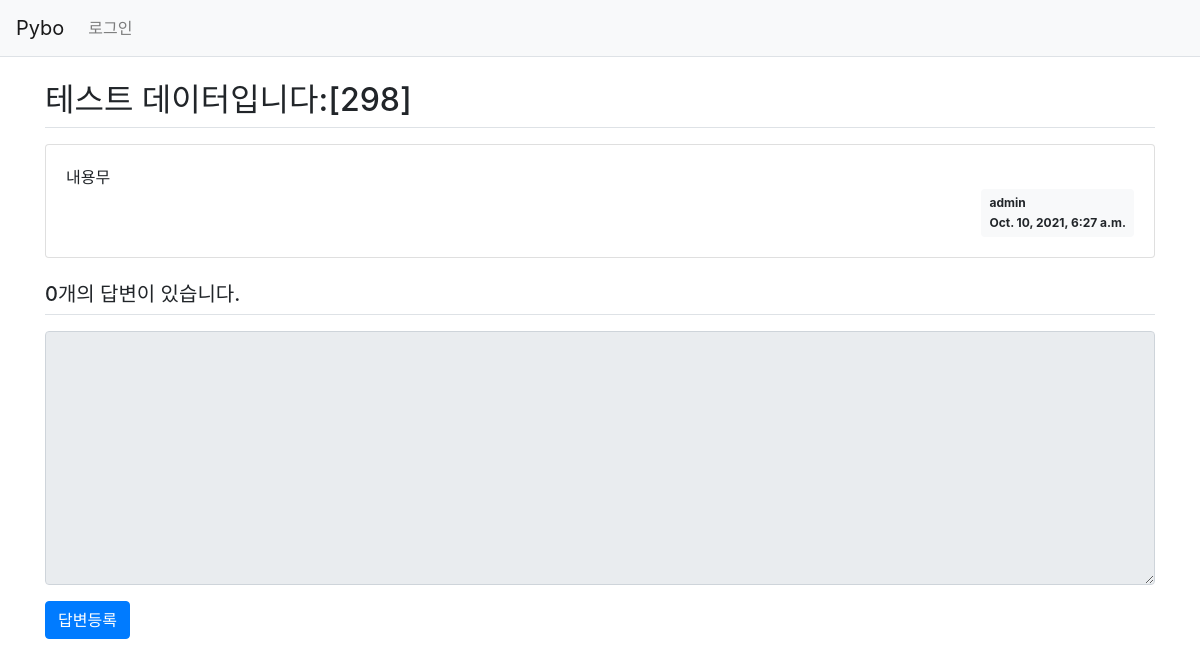
The app's page /pybo/304/, older data.
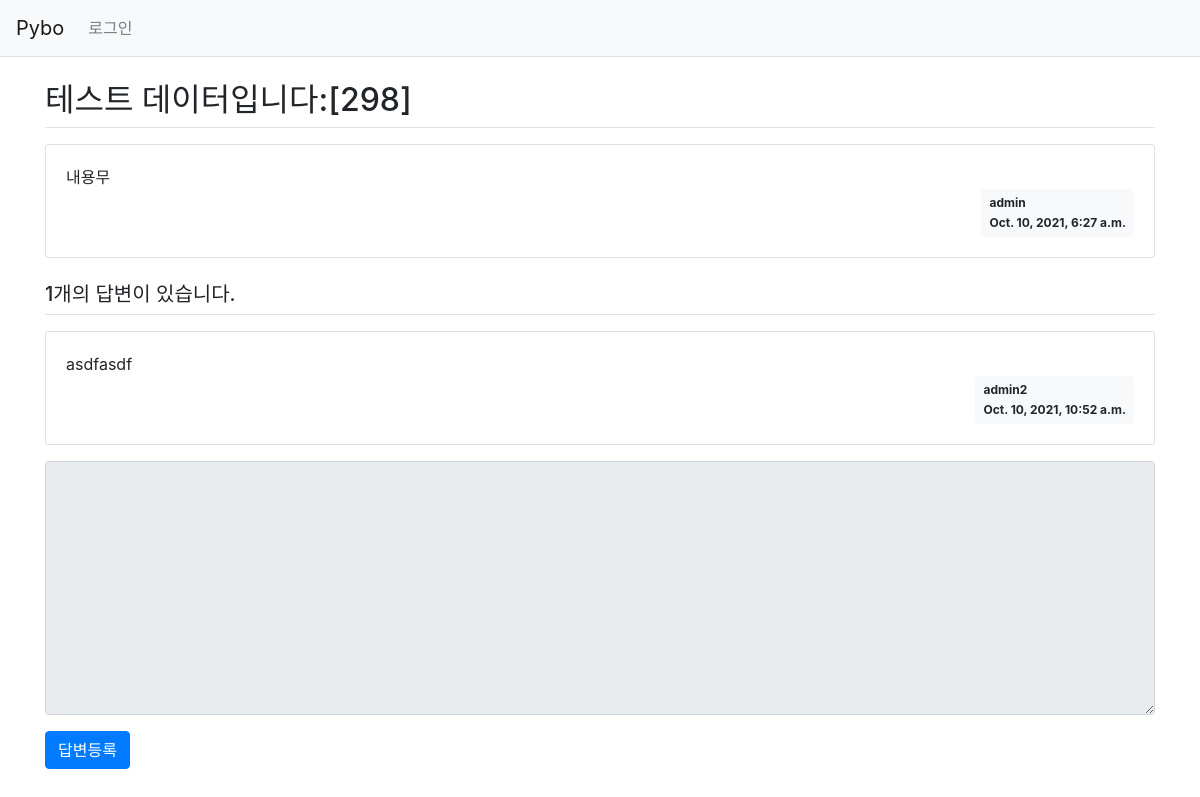
The same page, newer data.
### pybo/models.py (models this page shows, shortened)
class Question(models.Model):
    author = models.ForeignKey(User, on_delete=models.CASCADE)
    subject = models.CharField(max_length=200)
    content = models.TextField()
    modify_date = models.DateTimeField(null=True, blank=True)
    create_date = models.DateTimeField()

class Answer(models.Model):
    author = models.ForeignKey(User, on_delete=models.CASCADE)
    question = models.ForeignKey(Question, on_delete=models.CASCADE)
    content = models.TextField()
    modify_date = models.DateTimeField(null=True, blank=True)
    create_date = models.DateTimeField()

### pybo/views.py (the view)
# urls.py: path('<int:question_id>/', views.detail, name='detail'),
def detail(request, question_id):
    question = get_object_or_404(Question, pk=question_id)
    context = {'question': question}
    return render(request, 'pybo/question_detail.html', context)

### templates/pybo/question_detail.html (shortened to what this page needs)
{% extends 'base.html' %}
{% load pybo_filter %}
{% block content %}
<div class="container my-3">
    <h2 class="border-bottom py-2">{{ question.subject }}</h2>
    <div class="card my-3">
        <div class="card-body">
            <div class="card-text" style="white-space: pre-line;">{{ question.content }}</div>
            <div class="d-flex justify-content-end">
                <div class="badge badge-light p-2 text-left">
                    <div class="mb-2">{{ question.author.username }}</div>
                    <div>{{ question.create_date }}</div>
                </div>
            </div>
        </div>
    </div>
    <h5 class="border-bottom my-3 py-2">{{question.answer_set.count}}개의 답변이 있습니다.</h5>
    {% for answer in question.answer_set.all %}
    <div class="card my-3">
        <div class="card-body">
            <div class="card-text" style="white-space: pre-line;">{{ answer.content }}</div>
            <div class="d-flex justify-content-end">
                <div class="badge badge-light p-2 text-left">
                    <div class="mb-2">{{ answer.author.username }}</div>
                    <div>{{ answer.create_date }}</div>
                </div>
            </div>
        </div>
    </div>
    {% endfor %}
    <form action="{% url 'pybo:answer_create' question.id %}" method="post" class="my-3">
        <div class="form-group">
            <textarea {% if not user.is_authenticated %}disabled{% endif %}
              name="content" id="content" class="form-control" rows="10"></textarea>
        </div>
        <input type="submit" value="답변등록" class="btn btn-primary">
    </form>
</div>
{% endblock %}

Row changes from the older to the newer data that the page shows:
computed for Question "테스트 데이터입니다:[298]": answer_set.count "0" → "1"
added Answer: content "asdfasdf", author.username "admin2", create_date "Oct. 10, 2021, 10:52 a.m."
